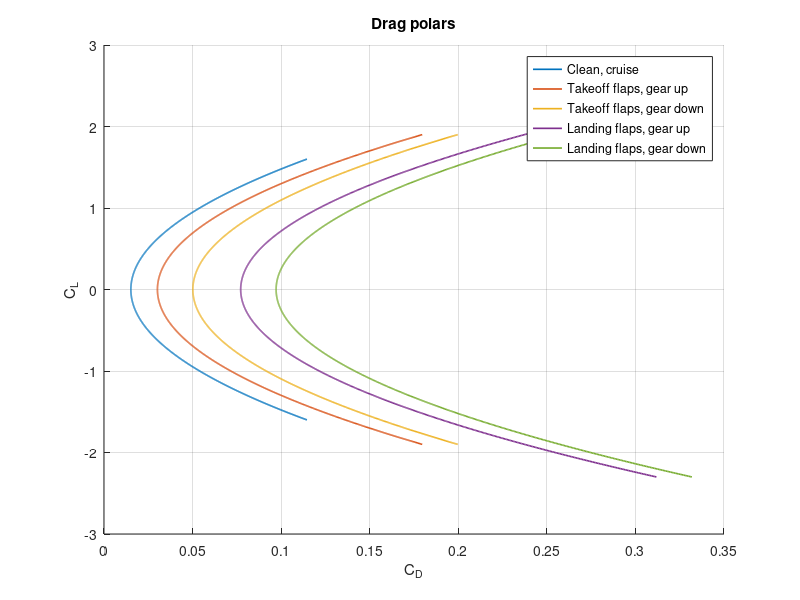
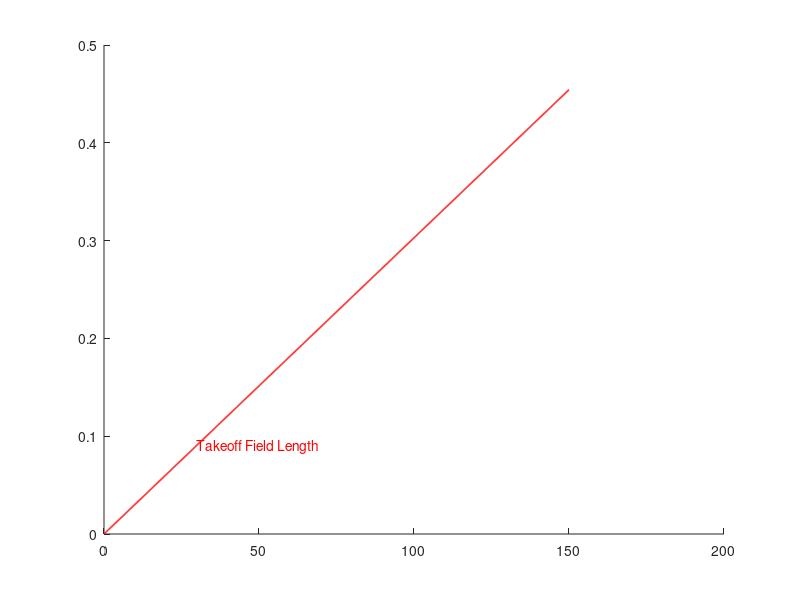

These figures' MATLAB source, in order: (Note: this script raises an error after producing the figures.)
clc;clear;close all;
%% Drag Polars
%CLmax configs estimated from Roskam typical vals
CLc = linspace(-1.6,1.6,1000);   % CLc_max = 1.6
CLt = linspace(-1.9,1.9,1000);   % CLt_max = 1.9
CLl = linspace(-2.3,2.3,1000);   % CLl_max = 2.3

MTOW = 146436;  %make it able to get this val from other code
W_Load = 105;   %lbs/ft^2

Swet = (10^0.0199)*(MTOW^0.7531);   %in ft^2
Sref = (MTOW/W_Load);               %in lbs/lbs/ft^2 = ft^2
Cf = 0.0026;                        %Friction coefficient from fig 4.4 in metabook
CD0c = (Cf)*(Swet/Sref);        

e1 = 0.80;  %oswald clean estimation at AR = 10.25
e2 = 0.75;  %oswald with takeoff flap estimation from table 4.2
e3 = 0.70;  %oswald with landing flaps  

AR = 10.25; %Aspect Ratio

% Function for calculating K value with 'e' as input for different phases of climb
K = @(e) 1/(pi*AR*e);   

% From table 4.2 in Metabook
DelCD0_t = 0.015; % for DeltaCD0 takeoff
DelCDO_l = 0.062; %for landing
DelCDO_g = 0.020; %For gear down

CD0t = CD0c + DelCD0_t;                 %just with takeoff flaps, gear up
CD0tg = CD0c + DelCD0_t + DelCDO_g;     %with takeoff flaps, gear down
CD0l = CD0c + DelCDO_l;                 %with landing flaps, gear up
CD0lg = CD0c + DelCDO_l + DelCDO_g;     %with landing flaps and gear down

% CD values for the drag polars 
CDc = CD0c + K(e1).*((CLc.^2));    % For Clean config
CDt = CD0t + K(e2).*((CLt.^2));    % For takeoff flaps, gear up       
CDtg = CD0tg + K(e2).*((CLt.^2));  % For takeoff flaps, gear down
CDl = CD0l + K(e3).*((CLl.^2));    % For landing flaps, gear up
CDlg = CD0lg + K(e3).*((CLl.^2));  % For landing flaps, gear down

% Tangent point
CL_tang = @(cd0,e) sqrt(cd0/K(e));
CDc_tang = 2*K(e1)*(CL_tang(CD0c,e1))^2;
CDt_tang = 2*K(e2)*(CL_tang(CD0t,e2))^2;
CDtg_tang = 2*K(e2)*(CL_tang(CD0tg,e2))^2;
CDl_tang = 2*K(e3)*(CL_tang(CD0l,e3))^2;
CDlg_tang = 2*K(e3)*(CL_tang(CD0lg,e3))^2;

% Max L/D ratios
LD_c = CL_tang(CD0c,e1)/CDc_tang;
LD_t = CL_tang(CD0t,e2)/CDt_tang;
LD_tg = CL_tang(CD0tg,e2)/CDtg_tang;
LD_l = CL_tang(CD0l,e3)/CDl_tang;
LD_lg = CL_tang(CD0lg,e3)/CDlg_tang;

% Plots figure
figure(1)
hold on
plot(CDc,CLc,'LineWidth',1.2)
plot(CDt,CLt,'LineWidth',1.2)
plot(CDtg,CLt,'LineWidth',1.2)
plot(CDl,CLl,'LineWidth',1.2)
plot(CDlg,CLl,'LineWidth',1.2)

% Tangent Lines
% plot([0,CDc_tang],[0,CL_tang(CD0c,e1)])
% plot([0,CDt_tang],[0,CL_tang(CD0t,e2)])
% plot([0,CDtg_tang],[0,CL_tang(CD0tg,e2)])
% plot([0,CDl_tang],[0,CL_tang(CD0l,e3)])
% plot([0,CDlg_tang],[0,CL_tang(CD0lg,e3)])

title('Drag polars')
xlabel('C_D')
ylabel('C_L')
grid on
legend('Clean, cruise','Takeoff flaps, gear up','Takeoff flaps, gear down',...
        'Landing flaps, gear up','Landing flaps, gear down',Location='eastoutside')

%% Sizing Equations

W_S = linspace(0,150,1000);
T_W = linspace(0,0.8,1000);

% Takeoff Chart
BFL = 6860;         % in ft. From reference [1]
rho_ratio = 0.95;   % Assuming hot day near sea level
TOP = BFL/37.5;     % From Roskam for FAR25 requirement for jet transport aircraft
T_W_takeoff = W_S/(rho_ratio*max(CLt)*TOP);

% Landing Chart
sland = BFL*0.6;
WL_Wto = 0.7;       % Average value taken from Roskam
sa = 1000;          % Number appropiate for airliners taken from Roskam
WL_S = (rho_ratio*max(CLl)/80)*(sland-sa);
Wto_S = WL_S/WL_Wto;

% Climb Chart
n_engines = 2;

% Function to calculate T/W for different climb phases
% Inputs: 
% ks - taken from metabook for FAR25 requirement compliance
% Cd0 - Calculated above for various climb phases
% G - taken from metabook for 2 engine config
% Clmax - max. value of CL for each climb phase
% e - oswald coefficient for various phases
TW_Climb = @(ks,Cd0,G,Clmax,e) (ks^2/Clmax)*Cd0 + (Clmax/ks^2)*K(e) + G;

% Final T/W ratios with thrust correction
TW_takeoff_climb = TW_Climb(1.2,CD0t,0.012,max(CLt),e2);
takeoff_correction = (1/0.8)*(n_engines/(n_engines-1));
TW_takeoff_climb = TW_takeoff_climb*takeoff_correction;

TW_transition_climb = TW_Climb(1.15,CD0tg,0,max(CLt),e2);
transition_correction = (1/0.8)*(n_engines/(n_engines-1));
TW_transition_climb = TW_transition_climb*transition_correction;

TW_2segment_climb = TW_Climb(1.2,CD0t,0.024,max(CLt),e2);
segment_correction = (1/0.8)*(n_engines/(n_engines-1));
TW_2segment_climb = TW_2segment_climb*segment_correction;

TW_enroute_climb = TW_Climb(1.25,CD0c,0.012,max(CLc),e1);
enroute_correction = (1/0.8)*(1/0.94)*(n_engines/(n_engines-1));
TW_enroute_climb = TW_enroute_climb*enroute_correction;

TW_AEObalked_climb = TW_Climb(1.3,CD0lg,0.032,max(CLl),e3);
AEObalked_correction = (1/0.8)*(WL_Wto);
TW_AEObalked_climb = TW_AEObalked_climb*AEObalked_correction;

TW_OEIbalked_climb = TW_Climb(1.5,(CD0lg+CD0tg)/2,0.021,0.85*max(CLl),e3);
OEIbalked_correction = (1/0.8)*(n_engines/(n_engines-1))*(WL_Wto);
TW_OEIbalked_climb = TW_OEIbalked_climb*OEIbalked_correction;

% Cruise Chart
Wcr_Wto = 0.990*0.990*0.995*0.980;      % Correction Ratio includes Start_warmup, Taxi, Takeoff and Climb
q = 232.43;                             % Calculated using online calculator, reference[2]
Tto = 32160;                            % lbs
rho_SL = 1.225; rho_cr = 0.364;         % kg/m^3 at Sea level and 36000ft cruise height
Tcr_Tto = ((rho_cr/rho_SL)^0.6);        % Taken from metabook eq 4.55
Tcr_Wcr = (q./W_S).*CD0c+(W_S./q).*K(e1);   
Tto_Wto = (Wcr_Wto/Tcr_Tto).*Tcr_Wcr;
Tto_Wto(1)=100;

% Ceiling Chart
G = 0.001;      % small climb gradient as a factor of safety
Tce_Wce = G + 2*sqrt(CD0c*K(e1));

% Creating a boundary for the Feasible region to shade
p=[];
p(1)=W_S(find(abs(Tto_Wto-TW_2segment_climb) < 0.001,1));
p(2)=W_S(find(abs(T_W_takeoff-TW_2segment_climb) < 0.001,1));
p(3)=Wto_S;

AA = zeros(1,length(W_S));
for i=1:length(W_S)
    if W_S(i)<=p(1)
        AA(i)=Tto_Wto(i);
    elseif W_S(i)>p(1)&&W_S(i)<=p(2)
        AA(i)=TW_2segment_climb;
    elseif W_S(i)>p(2)&&W_S(i)<=p(3)
        AA(i)=T_W_takeoff(i);
    else
        AA(i)=T_W(i);
    end
end

figure(2)
hold on
plot(W_S,T_W_takeoff,'r','LineWidth',1.2)           % Takeoff plot
text(30,0.09,'Takeoff Field Length','Color','r')
xline(Wto_S,'g','LineWidth',1.2)                    % Landing plot
text(Wto_S+2,0.35,'Landing Field Length','Color','g')
yline(TW_takeoff_climb,'c','LineWidth',1.1)         % takeoff_climb
text(Wto_S+1,TW_takeoff_climb-0.006,'Takeoff Climb','Color','c')
yline(TW_transition_climb,'m','LineWidth',1.1)      % transition_climb
text(Wto_S+1,TW_transition_climb-0.006,'Transition Climb','Color','m')
yline(TW_2segment_climb,'y','LineWidth',1.1)        % second segment_climb
text(Wto_S+1,TW_2segment_climb+0.008,'Second segment Climb','Color','y')
yline(TW_enroute_climb,'y','LineWidth',1.1)         % enroute_climb
text(Wto_S+1,TW_enroute_climb-0.006,'Enroute Climb','Color','y')
yline(TW_AEObalked_climb,'r','LineWidth',1.1)       % AEObalked_climb
text(Wto_S+1,TW_AEObalked_climb-0.006,'AEO balked Climb','Color','r')
yline(TW_OEIbalked_climb,'k','LineWidth',1.1)       % OEIbalked_climb
text(Wto_S+1,TW_OEIbalked_climb-0.006,'OEI balked Climb','Color','k')
plot(W_S,Tto_Wto,'b','LineWidth',1.2)               % Cruise plot
text(10,0.4,'Cruise','Color','b')
yline(Tce_Wce,'k','LineWidth',1.1)                  % Ceiling plot
text(Wto_S+1,Tce_Wce-0.006,'Ceiling','Color','k')
ylim([0,0.5])
patch([W_S fliplr(W_S)], [AA max(ylim)*ones(size(AA))], 'r','EdgeColor','none')    % Feasible region shade
alpha(0.5)  % Transperancy of the shaded region
text(60,0.4,'Feasible Region')
plot(84,0.27,'.k')      % The selcted values of T/W and W/S
text(75,0.28,'Selected T/W and W/S')
xlabel('W/S (lb/ft^2)','FontSize',15)
ylabel('T/W','FontSize',15)
grid on

